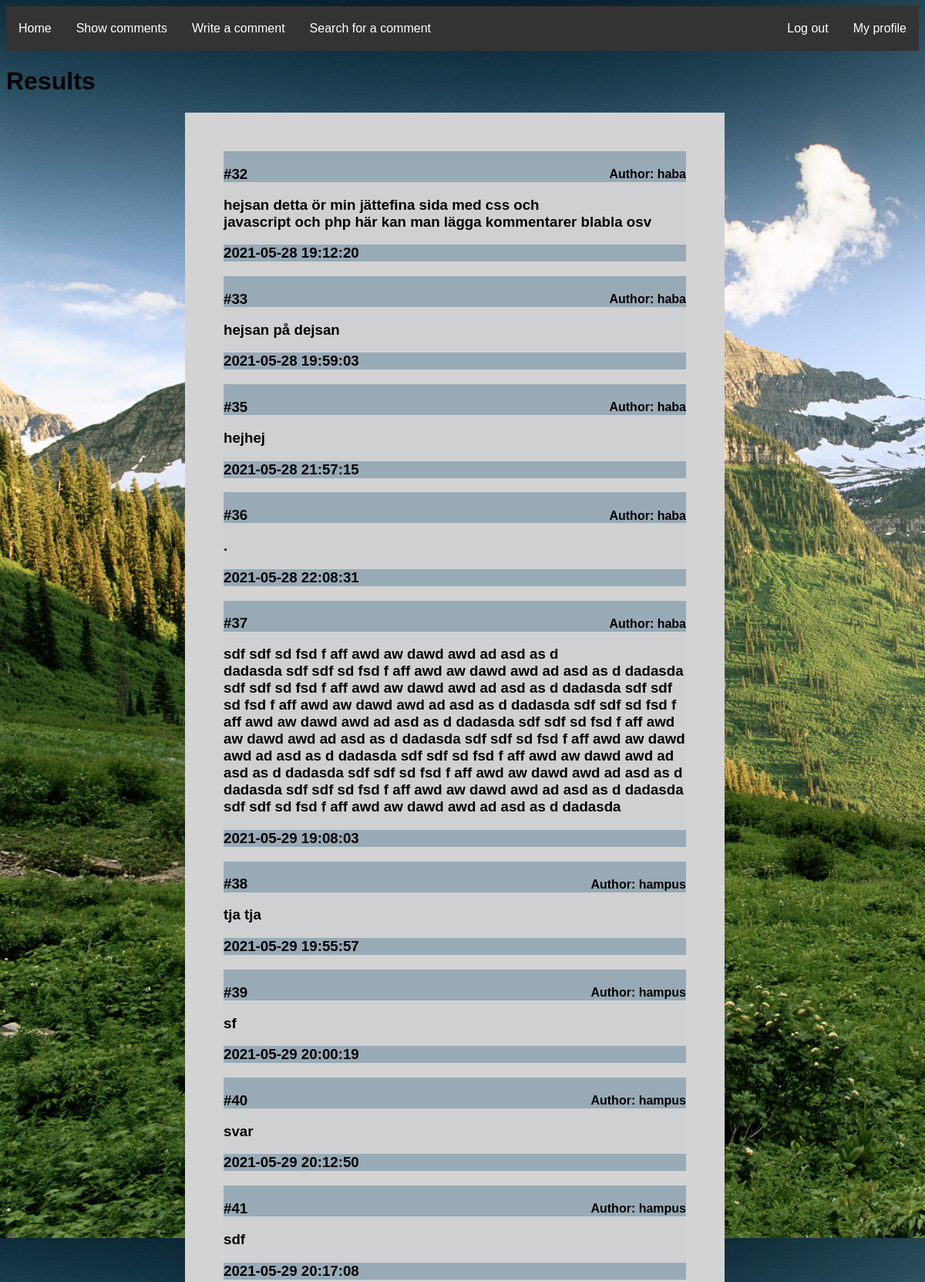
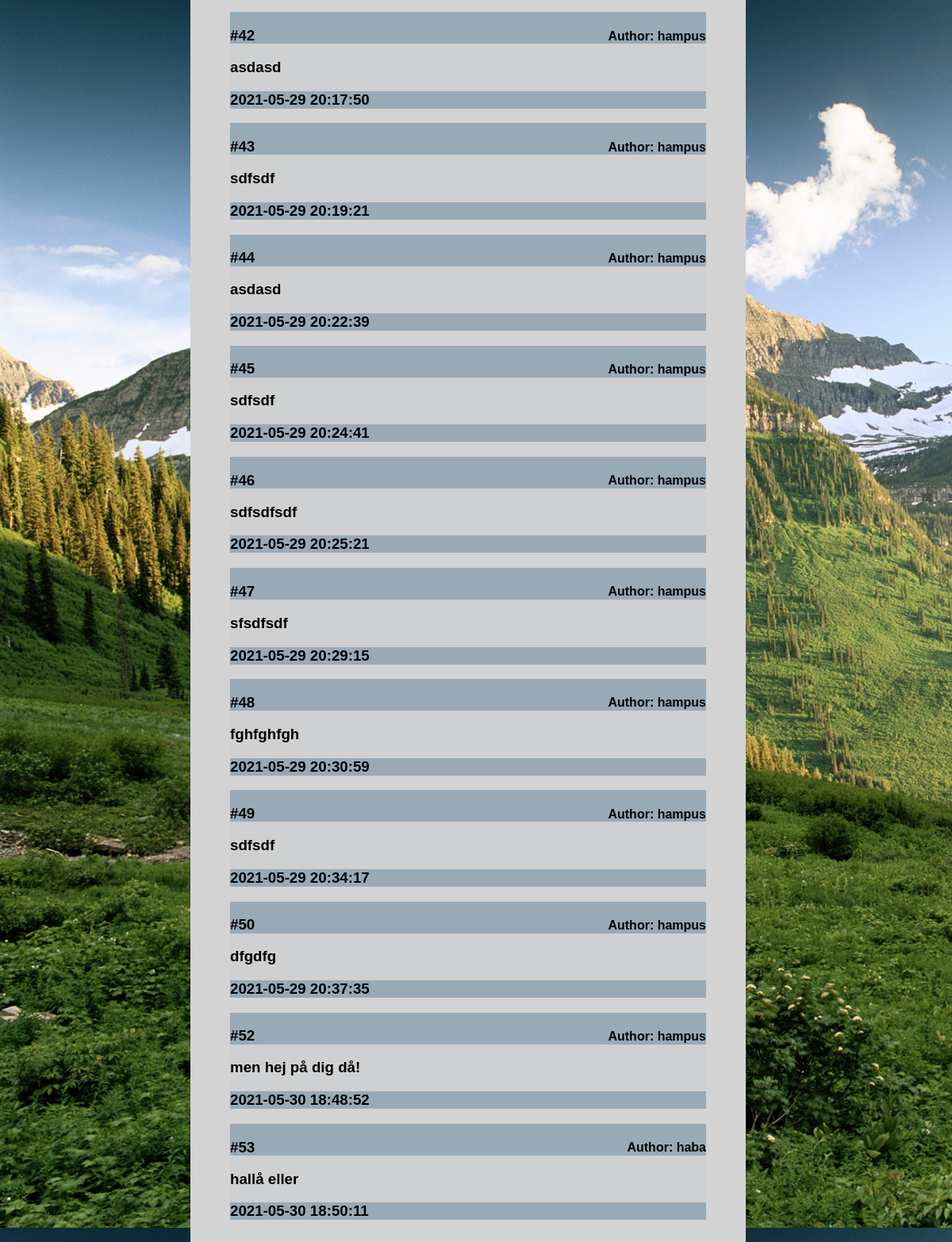
Screenshot of /searchResults.php (signed in) with the database file from the repository (2 pictures, top to bottom).
### tables this page shows
CREATE TABLE "Comments" (
	"commentID"	INTEGER,
	"userId"	INTEGER,
	"comment"	TEXT,
	"date"	TEXT,
	"answerCommentID"	INTEGER,
	PRIMARY KEY("commentID" AUTOINCREMENT)
);

CREATE TABLE "User" (
	"userId"	INTEGER,
	"username"	TEXT,
	"email"	TEXT,
	"passwordhash"	TEXT,
	"salt"	TEXT,
	PRIMARY KEY("userId" AUTOINCREMENT)
);

### db/Comments/dbComments.php (the view, shortened to what this page needs)
<?php
function FindUsernameFromComments($userId) {
    $db = new SQLite3("db/labb2db.db");
    $sql = "SELECT * FROM 'User' WHERE userId = :userId";
    $stmt = $db->prepare($sql);
    $stmt->bindParam(':userId', $userId, SQLITE3_TEXT);
    $result = $stmt->execute();
    $row = $result->fetchArray();
    return $row['username'];
}
function SearchForComment($commentTerm) {
    $newCommentTerm = '%' . $commentTerm . '%';
    $db = new SQLite3("db/labb2db.db");
    $stmt = $db->prepare("SELECT * FROM 'Comments' WHERE comment LIKE :newCommentTerm ORDER BY commentId");
    $stmt->bindParam(':newCommentTerm', $newCommentTerm, SQLITE3_TEXT);
    $result = $stmt->execute();
    echo "<div class='formDiv' id='commentPageDiv'>";
    while ($row = $result->fetchArray()) {
        echo "<div class='commentBox'>
        <div class='commentTop'>
        <h3 id='idNum'> #" . $row['commentID'] . "</h3> <h4 id='idName'> Author: " . FindUsernameFromComments($row['userId'])  .  "</h4>
        </div>
        <div class='commentMid'>
        <h3>" . $row['comment'] . "</h3>
        </div>
        <div class='commentBottom'>
        <h3>" . $row['date'] . "</h3>
        </div>
        </div>";
    }
    echo "</div>";
}
?>

### css/style.css (style rules this page uses)
body { background: rgb(138, 169, 194); font-family:Arial, Helvetica, sans-serif; background-image: url(../img/1620466604326.jpg); }
*, *::before, *::after { box-sizing: border-box; }
#idNum { display: inline-block; margin-right: 300px; }
#idName { float: right; }
.commentBox { width: 600px; background-color: rgba(203, 207, 209, 0.658); padding: 0%; }
.commentTop { background-color: rgba(93, 129, 153, 0.479); height: 40px; }
.commentMid { width: 600px; }
.commentBottom { background-color: rgba(93, 129, 153, 0.479); }
.formDiv { background-color: lightgray; width: 294px; min-height: 400px; padding: 50px 50px; }
#commentPageDiv { width: 700px; }

### rows the page displays
comments: commentID "32", userId.username "haba", comment "hejsan detta ör min jättefina sida med css och javascript och php här kan man lägga kommentarer blabla osv", date "2021-05-28 19:12:20"
comments: commentID "33", userId.username "haba", comment "hejsan på dejsan", date "2021-05-28 19:59:03"
comments: commentID "35", userId.username "haba", comment "hejhej", date "2021-05-28 21:57:15"
comments: commentID "36", userId.username "haba", comment ".", date "2021-05-28 22:08:31"
comments: commentID "37", userId.username "haba", comment "sdf sdf sd fsd f aff awd aw dawd awd ad asd as d dadasda sdf sdf sd fsd f aff awd aw dawd awd ad asd as d dadasda sdf sdf sd fsd f aff awd aw dawd awd ad asd as d dadasda sdf sdf sd fsd f aff awd aw dawd awd ad asd as d dadasda sdf sdf sd fsd f aff awd aw dawd awd ad asd as d dadasda sdf sdf sd fsd f aff awd aw dawd awd ad asd as d dadasda sdf sdf sd fsd f aff awd aw dawd awd ad asd as d dadasda sdf sdf sd fsd f aff awd aw dawd awd ad asd as d dadasda sdf sdf sd fsd f aff awd aw dawd awd ad asd as d dadasda sdf sdf sd fsd f aff awd aw dawd awd ad asd as d dadasda sdf sdf sd fsd f aff awd aw dawd awd ad asd as d dadasda", date "2021-05-29 19:08:03"
comments: commentID "38", userId.username "hampus", comment "tja tja", date "2021-05-29 19:55:57"
comments: commentID "39", userId.username "hampus", comment "sf", date "2021-05-29 20:00:19"
comments: commentID "40", userId.username "hampus", comment "svar", date "2021-05-29 20:12:50"
comments: commentID "41", userId.username "hampus", comment "sdf", date "2021-05-29 20:17:08"
comments: commentID "42", userId.username "hampus", comment "asdasd", date "2021-05-29 20:17:50"
comments: commentID "43", userId.username "hampus", comment "sdfsdf", date "2021-05-29 20:19:21"
comments: commentID "44", userId.username "hampus", comment "asdasd", date "2021-05-29 20:22:39"
comments: commentID "45", userId.username "hampus", comment "sdfsdf", date "2021-05-29 20:24:41"
comments: commentID "46", userId.username "hampus", comment "sdfsdfsdf", date "2021-05-29 20:25:21"
comments: commentID "47", userId.username "hampus", comment "sfsdfsdf", date "2021-05-29 20:29:15"
comments: commentID "48", userId.username "hampus", comment "fghfghfgh", date "2021-05-29 20:30:59"
comments: commentID "49", userId.username "hampus", comment "sdfsdf", date "2021-05-29 20:34:17"
comments: commentID "50", userId.username "hampus", comment "dfgdfg", date "2021-05-29 20:37:35"
comments: commentID "52", userId.username "hampus", comment "men hej på dig då!", date "2021-05-30 18:48:52"
comments: commentID "53", userId.username "haba", comment "hallå eller", date "2021-05-30 18:50:11"
